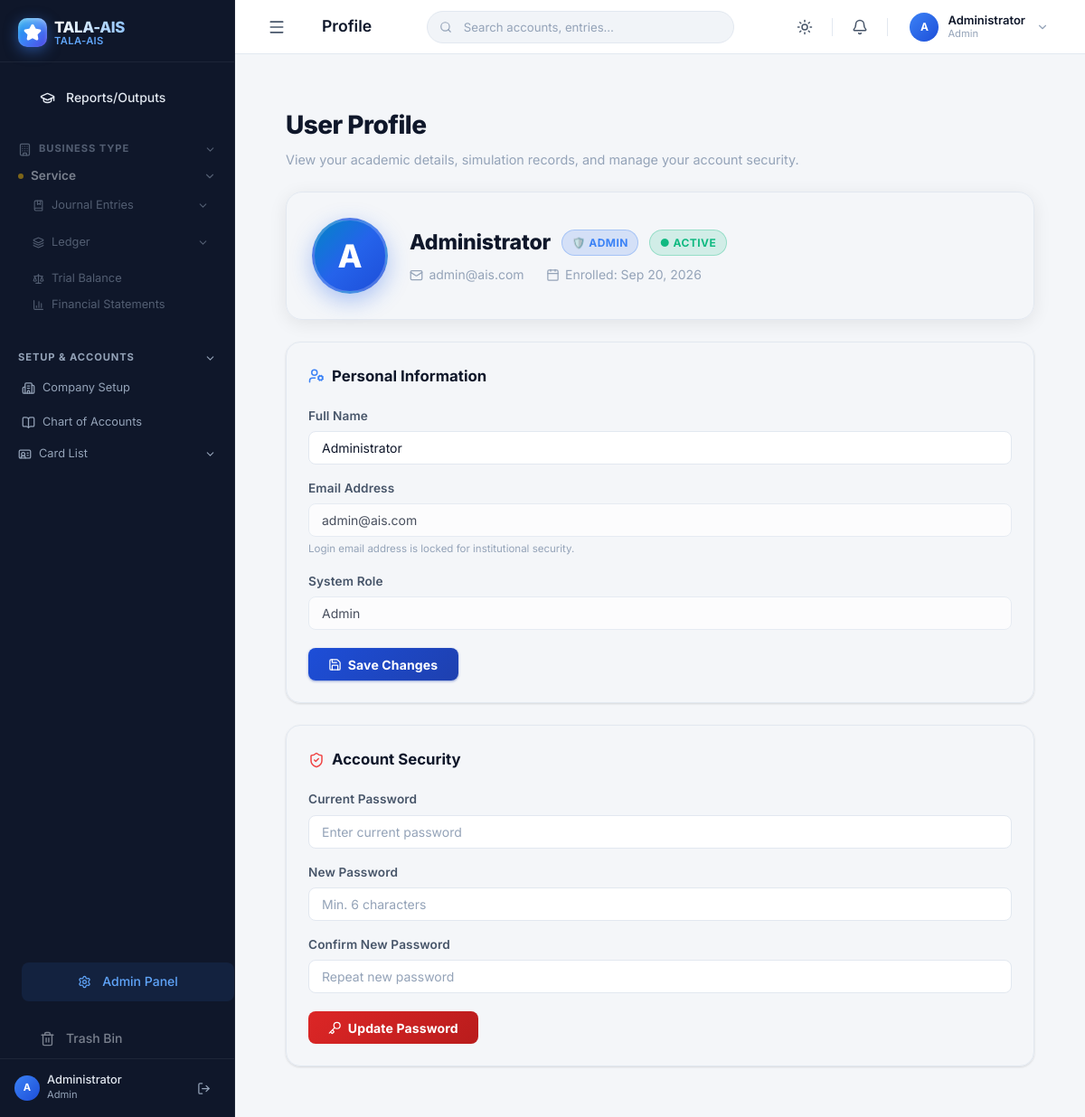
The page /pages/profile.php (signed in) on the database its author committed.
### tables this page shows
CREATE TABLE IF NOT EXISTS `users` (
    `id` INT AUTO_INCREMENT PRIMARY KEY,
    `name` VARCHAR(100) NOT NULL,
    `email` VARCHAR(150) NOT NULL UNIQUE,
    `password` VARCHAR(255) NOT NULL,
    `role` ENUM('Admin','Instructor','Student') NOT NULL DEFAULT 'Student',
    `created_at` TIMESTAMP DEFAULT CURRENT_TIMESTAMP
);

### pages/profile.php (the view, shortened to what this page needs)
<?php
require_once '../includes/header.php';
$db = get_db();
$user_id = (int)$_SESSION['user_id'];
$stmt = $db->prepare("SELECT id, name, email, role, created_at, active_company_id FROM users WHERE id = ?");
$stmt->bind_param('i', $user_id);
$stmt->execute();
$user = $stmt->get_result()->fetch_assoc();
$parts = explode(' ', $user['name'] ?? 'User');
$initials = strtoupper(substr($parts[0], 0, 1) . (isset($parts[1]) ? substr($parts[1], 0, 1) : ''));
$registeredDate = !empty($user['created_at']) ? date('M d, Y', strtotime($user['created_at'])) : 'N/A';
?>
<div style="padding: 1.5rem; max-width: 1000px; margin: 0 auto;">
    <div style="margin-bottom: 1.5rem;">
        <h1 style="font-size: 1.75rem; font-weight: 800; color: var(--text-primary); margin-bottom: 0.25rem; letter-spacing: -0.02em;">
            <?= $user['role'] === 'Student' ? 'Student Profile' : 'User Profile' ?>
        </h1>
        <p style="color: var(--text-muted); font-size: 0.9rem;">
            View your academic details, simulation records, and manage your account security.
        </p>
    </div>
    <div class="card" style="padding: 1.75rem; border-radius: 18px; margin-bottom: 1.5rem; background: var(--bg-card); border: 1px solid var(--border-color); box-shadow: 0 4px 20px rgba(0,0,0,0.08);">
        <div style="display: flex; align-items: center; gap: 1.5rem; flex-wrap: wrap;">
            <div style="width: 84px; height: 84px; border-radius: 50%; background: linear-gradient(135deg, #0284c7, #2563eb, #1d4ed8); display: flex; align-items: center; justify-content: center; color: #ffffff; font-size: 2.2rem; font-weight: 800; flex-shrink: 0; box-shadow: 0 8px 24px rgba(37,99,235,0.35); border: 3px solid rgba(255,255,255,0.2);">
                <?= $initials ?>
            </div>
            <div style="flex: 1; min-width: 260px;">
                <div style="display: flex; align-items: center; gap: 0.75rem; flex-wrap: wrap; margin-bottom: 0.35rem;">
                    <h2 style="font-size: 1.45rem; font-weight: 800; color: var(--text-primary); margin: 0; letter-spacing: -0.01em;">
                        <?= htmlspecialchars($user['name']) ?>
                    </h2>
                    <span class="badge" style="background: rgba(37, 99, 235, 0.15); color: #3b82f6; border: 1px solid rgba(59, 130, 246, 0.3); font-weight: 700; font-size: 0.75rem; padding: 0.25rem 0.65rem; border-radius: 99px;">
                        <?= $user['role'] === 'Student' ? '🎓 Student' : ($user['role'] === 'Instructor' ? '👨‍🏫 Instructor' : '🛡️ Admin') ?>
                    </span>
                    <span class="badge" style="background: rgba(16, 185, 129, 0.15); color: #10b981; border: 1px solid rgba(16, 185, 129, 0.3); font-weight: 700; font-size: 0.75rem; padding: 0.25rem 0.65rem; border-radius: 99px;">
                        ● Active
                    </span>
                </div>
                <div style="display: flex; gap: 1.5rem; flex-wrap: wrap; font-size: 0.875rem; color: var(--text-muted); margin-top: 0.4rem;">
                    <div style="display: flex; align-items: center; gap: 0.4rem;">
                        <i data-lucide="mail" style="width: 15px; height: 15px; color: var(--text-muted);"></i>
                        <?= htmlspecialchars($user['email']) ?>
                    </div>
                    <div style="display: flex; align-items: center; gap: 0.4rem;">
                        <i data-lucide="calendar" style="width: 15px; height: 15px; color: var(--text-muted);"></i>
                        <span>Enrolled: <?= $registeredDate ?></span>
                    </div>
                </div>
            </div>
        </div>
    </div>
    <div style="display: grid; grid-template-columns: repeat(auto-fit, minmax(min(100%, 420px), 1fr)); gap: 1.5rem;">
        <div class="card" style="padding: 1.5rem; border-radius: 16px; background: var(--bg-card); border: 1px solid var(--border-color);">
            <h3 style="font-size: 1.05rem; font-weight: 700; color: var(--text-primary); margin-bottom: 1.25rem; display: flex; align-items: center; gap: 0.5rem;">
                <i data-lucide="user-cog" style="width: 18px; height: 18px; color: #3b82f6;"></i> Personal Information
            </h3>
            <form method="POST">
                <div class="form-group" style="margin-bottom: 1rem;">
                    <label class="form-label" style="font-size: 0.85rem; font-weight: 600; margin-bottom: 0.35rem; display: block;">Full Name</label>
                    <input type="text" name="name" class="form-control" value="<?= htmlspecialchars($user['name']) ?>" required style="border-radius: 8px;">
                </div>
                <div class="form-group" style="margin-bottom: 1rem;">
                    <label class="form-label" style="font-size: 0.85rem; font-weight: 600; margin-bottom: 0.35rem; display: block;">Email Address</label>
                    <input type="email" class="form-control" value="<?= htmlspecialchars($user['email']) ?>" readonly disabled style="background: var(--bg-secondary); cursor: not-allowed; opacity: 0.75; border-radius: 8px;">
                    <div style="font-size: 0.72rem; color: var(--text-muted); margin-top: 0.25rem;">Login email address is locked for institutional security.</div>
                </div>
                <div class="form-group" style="margin-bottom: 1.25rem;">
                    <label class="form-label" style="font-size: 0.85rem; font-weight: 600; margin-bottom: 0.35rem; display: block;">System Role</label>
                    <input type="text" class="form-control" value="<?= htmlspecialchars($user['role']) ?>" readonly disabled style="background: var(--bg-secondary); cursor: not-allowed; opacity: 0.75; border-radius: 8px;">
                </div>
                <button type="submit" class="btn btn-primary" style="font-weight: 700; padding: 0.6rem 1.4rem; border-radius: 8px; display: inline-flex; align-items: center; gap: 0.4rem;">
                    <i data-lucide="save" style="width: 15px; height: 15px;"></i> Save Changes
                </button>
            </form>
        </div>
        <div class="card" style="padding: 1.5rem; border-radius: 16px; background: var(--bg-card); border: 1px solid var(--border-color);">
            <h3 style="font-size: 1.05rem; font-weight: 700; color: var(--text-primary); margin-bottom: 1.25rem; display: flex; align-items: center; gap: 0.5rem;">
                <i data-lucide="shield-check" style="width: 18px; height: 18px; color: #ef4444;"></i> Account Security
            </h3>
            <form method="POST">
                <div class="form-group" style="margin-bottom: 1rem;">
                    <label class="form-label" style="font-size: 0.85rem; font-weight: 600; margin-bottom: 0.35rem; display: block;">Current Password</label>
                    <input type="password" name="current_password" class="form-control" required placeholder="Enter current password" style="border-radius: 8px;">
                </div>
                <div class="form-group" style="margin-bottom: 1rem;">
                    <label class="form-label" style="font-size: 0.85rem; font-weight: 600; margin-bottom: 0.35rem; display: block;">New Password</label>
                    <input type="password" name="new_password" class="form-control" required placeholder="Min. 6 characters" style="border-radius: 8px;">
                </div>
                <div class="form-group" style="margin-bottom: 1.25rem;">
                    <label class="form-label" style="font-size: 0.85rem; font-weight: 600; margin-bottom: 0.35rem; display: block;">Confirm New Password</label>
                    <input type="password" name="confirm_password" class="form-control" required placeholder="Repeat new password" style="border-radius: 8px;">
                </div>
                <button type="submit" class="btn btn-danger" style="font-weight: 700; padding: 0.6rem 1.4rem; border-radius: 8px; display: inline-flex; align-items: center; gap: 0.4rem;">
                    <i data-lucide="key" style="width: 15px; height: 15px;"></i> Update Password
                </button>
            </form>
        </div>
    </div>
</div>
<?php require_once '../includes/footer.php'; ?>

### rows shown on the page
users: name "A", name "Administrator", email "admin@ais.com", created_at "Sep 20, 2026", role "Admin"

### other values the page prints
$bt "Service"
$initials "A"
$userName "Administrator"
$userRole "Admin"
$pageTitle "Profile"
